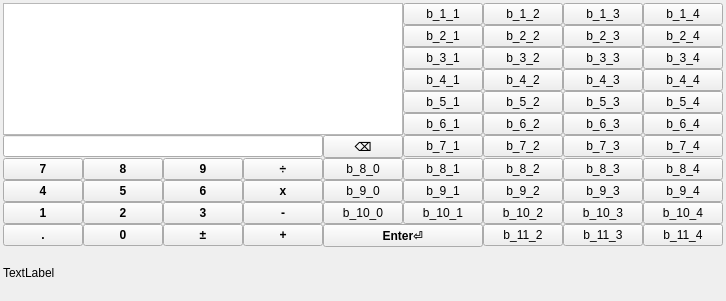
<?xml version="1.0" encoding="UTF-8"?>
<ui version="4.0">
 <class>RpnKeypad</class>
 <widget class="QWidget" name="RpnKeypad">
  <property name="modal" stdset="0">
   <bool>false</bool>
  </property>
  <property name="geometry">
   <rect>
    <x>0</x>
    <y>0</y>
    <width>643</width>
    <height>301</height>
   </rect>
  </property>
  <property name="windowTitle">
   <string>RPN Calc</string>
  </property>
  <layout class="QVBoxLayout" name="verticalLayout">
   <property name="spacing">
    <number>0</number>
   </property>
   <property name="leftMargin">
    <number>3</number>
   </property>
   <property name="topMargin">
    <number>3</number>
   </property>
   <property name="rightMargin">
    <number>3</number>
   </property>
   <property name="bottomMargin">
    <number>3</number>
   </property>
   <item>
    <layout class="QGridLayout" name="gridLayout" rowstretch="0,0,0,0,0,0,0,0,0,0,0" columnstretch="0,0,0,0,0,0,0,0,0,0">
     <property name="sizeConstraint">
      <enum>QLayout::SetDefaultConstraint</enum>
     </property>
     <property name="spacing">
      <number>0</number>
     </property>
     <item row="6" column="5">
      <widget class="QPushButton" name="pb_7_1">
       <property name="text">
        <string>b_7_1</string>
       </property>
      </widget>
     </item>
     <item row="0" column="5">
      <widget class="QPushButton" name="pb_1_1">
       <property name="text">
        <string>b_1_1</string>
       </property>
      </widget>
     </item>
     <item row="1" column="9">
      <widget class="QPushButton" name="pb_2_4">
       <property name="text">
        <string>b_2_4</string>
       </property>
      </widget>
     </item>
     <item row="8" column="0">
      <widget class="QPushButton" name="button_4">
       <property name="styleSheet">
        <string notr="true">    font: bold;</string>
       </property>
       <property name="text">
        <string>4</string>
       </property>
      </widget>
     </item>
     <item row="7" column="6">
      <widget class="QPushButton" name="pb_8_2">
       <property name="text">
        <string>b_8_2</string>
       </property>
      </widget>
     </item>
     <item row="0" column="9">
      <widget class="QPushButton" name="pb_1_4">
       <property name="text">
        <string>b_1_4</string>
       </property>
      </widget>
     </item>
     <item row="5" column="5">
      <widget class="QPushButton" name="pb_6_1">
       <property name="text">
        <string>b_6_1</string>
       </property>
      </widget>
     </item>
     <item row="4" column="6">
      <widget class="QPushButton" name="pb_5_2">
       <property name="text">
        <string>b_5_2</string>
       </property>
      </widget>
     </item>
     <item row="8" column="3">
      <widget class="QPushButton" name="button_multiply">
       <property name="styleSheet">
        <string notr="true">    font: bold;</string>
       </property>
       <property name="text">
        <string>x</string>
       </property>
      </widget>
     </item>
     <item row="7" column="5">
      <widget class="QPushButton" name="pb_8_1">
       <property name="text">
        <string>b_8_1</string>
       </property>
      </widget>
     </item>
     <item row="10" column="4" colspan="2">
      <widget class="QPushButton" name="button_enter">
       <property name="styleSheet">
        <string notr="true">    font: bold;</string>
       </property>
       <property name="text">
        <string>Enter⏎</string>
       </property>
      </widget>
     </item>
     <item row="4" column="9">
      <widget class="QPushButton" name="pb_5_4">
       <property name="text">
        <string>b_5_4</string>
       </property>
      </widget>
     </item>
     <item row="3" column="6">
      <widget class="QPushButton" name="pb_4_2">
       <property name="text">
        <string>b_4_2</string>
       </property>
      </widget>
     </item>
     <item row="5" column="7">
      <widget class="QPushButton" name="pb_6_3">
       <property name="text">
        <string>b_6_3</string>
       </property>
      </widget>
     </item>
     <item row="8" column="7">
      <widget class="QPushButton" name="pb_9_3">
       <property name="text">
        <string>b_9_3</string>
       </property>
      </widget>
     </item>
     <item row="6" column="6">
      <widget class="QPushButton" name="pb_7_2">
       <property name="text">
        <string>b_7_2</string>
       </property>
      </widget>
     </item>
     <item row="7" column="0">
      <widget class="QPushButton" name="button_7">
       <property name="styleSheet">
        <string notr="true">    font: bold;</string>
       </property>
       <property name="text">
        <string>7</string>
       </property>
      </widget>
     </item>
     <item row="9" column="7">
      <widget class="QPushButton" name="pb_10_3">
       <property name="text">
        <string>b_10_3</string>
       </property>
      </widget>
     </item>
     <item row="10" column="9">
      <widget class="QPushButton" name="pb_10_5">
       <property name="text">
        <string>b_11_4</string>
       </property>
      </widget>
     </item>
     <item row="6" column="9">
      <widget class="QPushButton" name="pb_7_4">
       <property name="text">
        <string>b_7_4</string>
       </property>
      </widget>
     </item>
     <item row="10" column="7">
      <widget class="QPushButton" name="pb_11_3">
       <property name="text">
        <string>b_11_3</string>
       </property>
      </widget>
     </item>
     <item row="10" column="0">
      <widget class="QPushButton" name="button_dot">
       <property name="styleSheet">
        <string notr="true">    font: bold;</string>
       </property>
       <property name="text">
        <string>.</string>
       </property>
      </widget>
     </item>
     <item row="10" column="3">
      <widget class="QPushButton" name="button_add">
       <property name="styleSheet">
        <string notr="true">    font: bold;</string>
       </property>
       <property name="text">
        <string>+</string>
       </property>
      </widget>
     </item>
     <item row="10" column="2">
      <widget class="QPushButton" name="button_chs">
       <property name="styleSheet">
        <string notr="true">    font: bold;</string>
       </property>
       <property name="text">
        <string>±</string>
       </property>
      </widget>
     </item>
     <item row="9" column="9">
      <widget class="QPushButton" name="pb_10_4">
       <property name="text">
        <string>b_10_4</string>
       </property>
      </widget>
     </item>
     <item row="9" column="4">
      <widget class="QPushButton" name="pb_10_0">
       <property name="text">
        <string>b_10_0</string>
       </property>
      </widget>
     </item>
     <item row="6" column="7">
      <widget class="QPushButton" name="pb_7_3">
       <property name="text">
        <string>b_7_3</string>
       </property>
      </widget>
     </item>
     <item row="5" column="9">
      <widget class="QPushButton" name="pb_6_4">
       <property name="text">
        <string>b_6_4</string>
       </property>
      </widget>
     </item>
     <item row="7" column="4">
      <widget class="QPushButton" name="pb_8_0">
       <property name="text">
        <string>b_8_0</string>
       </property>
      </widget>
     </item>
     <item row="10" column="1">
      <widget class="QPushButton" name="button_0">
       <property name="styleSheet">
        <string notr="true">    font: bold;</string>
       </property>
       <property name="text">
        <string>0</string>
       </property>
      </widget>
     </item>
     <item row="9" column="3">
      <widget class="QPushButton" name="button_subtract">
       <property name="styleSheet">
        <string notr="true">    font: bold;</string>
       </property>
       <property name="text">
        <string>-</string>
       </property>
      </widget>
     </item>
     <item row="8" column="1">
      <widget class="QPushButton" name="button_5">
       <property name="styleSheet">
        <string notr="true">    font: bold;</string>
       </property>
       <property name="text">
        <string>5</string>
       </property>
      </widget>
     </item>
     <item row="1" column="7">
      <widget class="QPushButton" name="pb_2_3">
       <property name="text">
        <string>b_2_3</string>
       </property>
      </widget>
     </item>
     <item row="9" column="6">
      <widget class="QPushButton" name="pb_10_2">
       <property name="text">
        <string>b_10_2</string>
       </property>
      </widget>
     </item>
     <item row="8" column="4">
      <widget class="QPushButton" name="pb_9_0">
       <property name="text">
        <string>b_9_0</string>
       </property>
      </widget>
     </item>
     <item row="4" column="5">
      <widget class="QPushButton" name="pb_5_1">
       <property name="text">
        <string>b_5_1</string>
       </property>
      </widget>
     </item>
     <item row="0" column="7">
      <widget class="QPushButton" name="pb_1_3">
       <property name="text">
        <string>b_1_3</string>
       </property>
      </widget>
     </item>
     <item row="8" column="6">
      <widget class="QPushButton" name="pb_9_2">
       <property name="text">
        <string>b_9_2</string>
       </property>
      </widget>
     </item>
     <item row="6" column="4">
      <widget class="QPushButton" name="button_back">
       <property name="styleSheet">
        <string notr="true">    font: bold;</string>
       </property>
       <property name="text">
        <string>⌫</string>
       </property>
      </widget>
     </item>
     <item row="8" column="2">
      <widget class="QPushButton" name="button_6">
       <property name="styleSheet">
        <string notr="true">    font: bold;</string>
       </property>
       <property name="text">
        <string>6</string>
       </property>
      </widget>
     </item>
     <item row="4" column="7">
      <widget class="QPushButton" name="pb_5_3">
       <property name="text">
        <string>b_5_3</string>
       </property>
      </widget>
     </item>
     <item row="1" column="5">
      <widget class="QPushButton" name="pb_2_1">
       <property name="text">
        <string>b_2_1</string>
       </property>
      </widget>
     </item>
     <item row="10" column="6">
      <widget class="QPushButton" name="pb_11_2">
       <property name="text">
        <string>b_11_2</string>
       </property>
      </widget>
     </item>
     <item row="3" column="9">
      <widget class="QPushButton" name="pb_4_4">
       <property name="text">
        <string>b_4_4</string>
       </property>
      </widget>
     </item>
     <item row="8" column="9">
      <widget class="QPushButton" name="pb_9_4">
       <property name="text">
        <string>b_9_4</string>
       </property>
      </widget>
     </item>
     <item row="6" column="0" colspan="4">
      <widget class="QLineEdit" name="lineEdit"/>
     </item>
     <item row="9" column="0">
      <widget class="QPushButton" name="button_1">
       <property name="styleSheet">
        <string notr="true">    font: bold;</string>
       </property>
       <property name="text">
        <string>1</string>
       </property>
      </widget>
     </item>
     <item row="9" column="2">
      <widget class="QPushButton" name="button_3">
       <property name="styleSheet">
        <string notr="true">    font: bold;</string>
       </property>
       <property name="text">
        <string>3</string>
       </property>
      </widget>
     </item>
     <item row="2" column="6">
      <widget class="QPushButton" name="pb_3_2">
       <property name="text">
        <string>b_3_2</string>
       </property>
      </widget>
     </item>
     <item row="2" column="7">
      <widget class="QPushButton" name="pb_3_3">
       <property name="text">
        <string>b_3_3</string>
       </property>
      </widget>
     </item>
     <item row="7" column="2">
      <widget class="QPushButton" name="button_9">
       <property name="styleSheet">
        <string notr="true">    font: bold;</string>
       </property>
       <property name="text">
        <string>9</string>
       </property>
      </widget>
     </item>
     <item row="0" column="0" rowspan="6" colspan="5">
      <widget class="QTextEdit" name="textEdit"/>
     </item>
     <item row="9" column="5">
      <widget class="QPushButton" name="pb_10_1">
       <property name="text">
        <string>b_10_1</string>
       </property>
      </widget>
     </item>
     <item row="7" column="1">
      <widget class="QPushButton" name="button_8">
       <property name="styleSheet">
        <string notr="true">    font: bold;</string>
       </property>
       <property name="text">
        <string>8</string>
       </property>
      </widget>
     </item>
     <item row="8" column="5">
      <widget class="QPushButton" name="pb_9_1">
       <property name="text">
        <string>b_9_1</string>
       </property>
      </widget>
     </item>
     <item row="9" column="1">
      <widget class="QPushButton" name="button_2">
       <property name="styleSheet">
        <string notr="true">    font: bold;</string>
       </property>
       <property name="text">
        <string>2</string>
       </property>
      </widget>
     </item>
     <item row="2" column="5">
      <widget class="QPushButton" name="pb_3_1">
       <property name="text">
        <string>b_3_1</string>
       </property>
      </widget>
     </item>
     <item row="3" column="5">
      <widget class="QPushButton" name="pb_4_1">
       <property name="text">
        <string>b_4_1</string>
       </property>
      </widget>
     </item>
     <item row="2" column="9">
      <widget class="QPushButton" name="pb_3_4">
       <property name="text">
        <string>b_3_4</string>
       </property>
      </widget>
     </item>
     <item row="7" column="3">
      <widget class="QPushButton" name="button_divide">
       <property name="styleSheet">
        <string notr="true">    font: bold;</string>
       </property>
       <property name="text">
        <string>÷</string>
       </property>
      </widget>
     </item>
     <item row="0" column="6">
      <widget class="QPushButton" name="pb_1_2">
       <property name="text">
        <string>b_1_2</string>
       </property>
      </widget>
     </item>
     <item row="1" column="6">
      <widget class="QPushButton" name="pb_2_2">
       <property name="text">
        <string>b_2_2</string>
       </property>
      </widget>
     </item>
     <item row="3" column="7">
      <widget class="QPushButton" name="pb_4_3">
       <property name="text">
        <string>b_4_3</string>
       </property>
      </widget>
     </item>
     <item row="7" column="7">
      <widget class="QPushButton" name="pb_8_3">
       <property name="text">
        <string>b_8_3</string>
       </property>
      </widget>
     </item>
     <item row="7" column="9">
      <widget class="QPushButton" name="pb_8_4">
       <property name="text">
        <string>b_8_4</string>
       </property>
      </widget>
     </item>
     <item row="5" column="6">
      <widget class="QPushButton" name="pb_6_2">
       <property name="text">
        <string>b_6_2</string>
       </property>
      </widget>
     </item>
    </layout>
   </item>
   <item>
    <widget class="QLabel" name="statusLabel">
     <property name="text">
      <string>TextLabel</string>
     </property>
    </widget>
   </item>
  </layout>
 </widget>
 <resources/>
 <connections/>
</ui>
